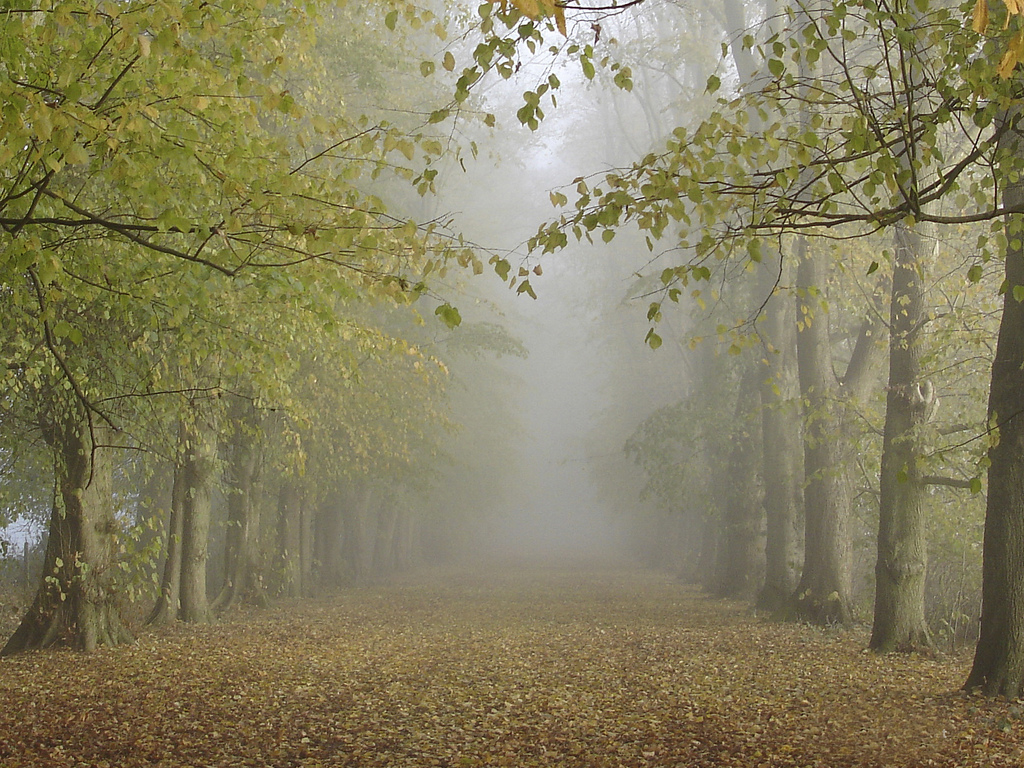
#> input picture tinycv/haze_img/9.jpg, 1024 x 768 px
$ python haze_removal.py
#> lines starting #> are read from the running program, lines starting #| are printed output that depends on the picture; after the words box and inside, x2 and y2 are one past the last pixel; in counts of white or black regions, pixels touching at a corner belong together
# Single Image Haze Removal Using Dark Channel Prior
import cv2
import numpy as np

def compute_dark_channel(img,radius=7):
    h,w=img.shape[:2]
    window_size=2*radius+1
    b, g, r = cv2.split(img)
    bgr_min_img = cv2.min(cv2.min(b, g), r)
    kernel = cv2.getStructuringElement(cv2.MORPH_RECT, (window_size,window_size))
    dark_channel_img = cv2.erode(bgr_min_img, kernel)
    return dark_channel_img

def compute_atmosphere_light(img,dark_channel_img):
    h,w=dark_channel_img.shape[:2]
    num_of_candiate=int(0.001*h*w)
    dark_channel=dark_channel_img.reshape(-1,1)[:,0 ]
    arg_sorted=np.argsort(dark_channel)[::-1]
    img=img.astype(np.float32)
    atmosphere_light=np.zeros((3,))
    for i in range(num_of_candiate):
        index=arg_sorted[i]
        row_index=index//w
        col_index=index%w
        for c in range(3):
            atmosphere_light[c]=max(atmosphere_light[c],img[row_index,col_index][c])
    return atmosphere_light


def compute_transmission_rate(img,atmosphere_light_max,omega,dark_channel_img,guided_filter_radius,epsilon):
    h,w=img.shape[:2]
    img_gray=cv2.cvtColor(img,cv2.COLOR_BGR2GRAY)
    zero_mat=np.zeros((h,w))
    transmition_rate_est=cv2.max(zero_mat,np.ones_like(zero_mat)-omega*dark_channel_img/atmosphere_light_max)
    #transmission_rate = guied_filter(img_gray,transmition_rate_est, guided_filter_radius, epsilon)
    transmission_rate=cv2.ximgproc.guidedFilter(img_gray.astype(np.float32),transmition_rate_est.astype(np.float32),guided_filter_radius,epsilon)
    return transmission_rate


def guied_filter(I,P,radius,epsilon):
    window_size=2*radius+1
    meanI=cv2.blur(I,(window_size,window_size))
    meanP=cv2.blur(P,(window_size,window_size))
    II=I**2
    IP=I*P
    corrI=cv2.blur(II,(window_size,window_size))
    corrIP=cv2.blur(IP,(window_size,window_size))
    varI=corrI-meanI**2
    covIP=corrIP-meanI*meanP
    a=covIP/(varI+epsilon)
    b=meanP-a*meanI
    meanA=cv2.blur(a,(window_size,window_size))
    meanB=cv2.blur(b,(window_size,window_size))
    transmission_rate=meanA*I+meanB
    return transmission_rate

def dehaze(img,radius=7,omega=0.95,epsilon=0.0001,guided_filter_radius=25,transmission_thresh=0.1):
    dark_channel_img=compute_dark_channel(img,radius)
    cv2.imshow('dark',dark_channel_img)
    atmosphere_light=compute_atmosphere_light(img,dark_channel_img)
    transmission_rate=compute_transmission_rate(img,np.max(atmosphere_light),omega,dark_channel_img,guided_filter_radius=guided_filter_radius,epsilon=epsilon)
    transmission_rate[transmission_rate<transmission_thresh]=transmission_thresh
    cv2.imshow('t',transmission_rate)
    dehaze_img=np.zeros_like(img)
    for c in range(3):
        dehaze_img[:,:,c]=(img[:,:,c]-atmosphere_light[c])/transmission_rate+atmosphere_light[c]
    dehaze_img[dehaze_img>1]=1
    dehaze_img[dehaze_img<0]=0
    return dehaze_img

if __name__=='__main__':
    img=cv2.imread('haze_img/9.jpg')
#> img is the input picture: shape (768, 1024, 3); mean B, G, R 94.7, 127.1, 133.5
    img=img.astype(np.float32)
    img/=255
    cv2.imshow('src',img)
    dehaze_img=dehaze(img,radius=3)
#> in compute_dark_channel, `dark_channel_img = cv2.erode(bgr_min_img, kernel)`:
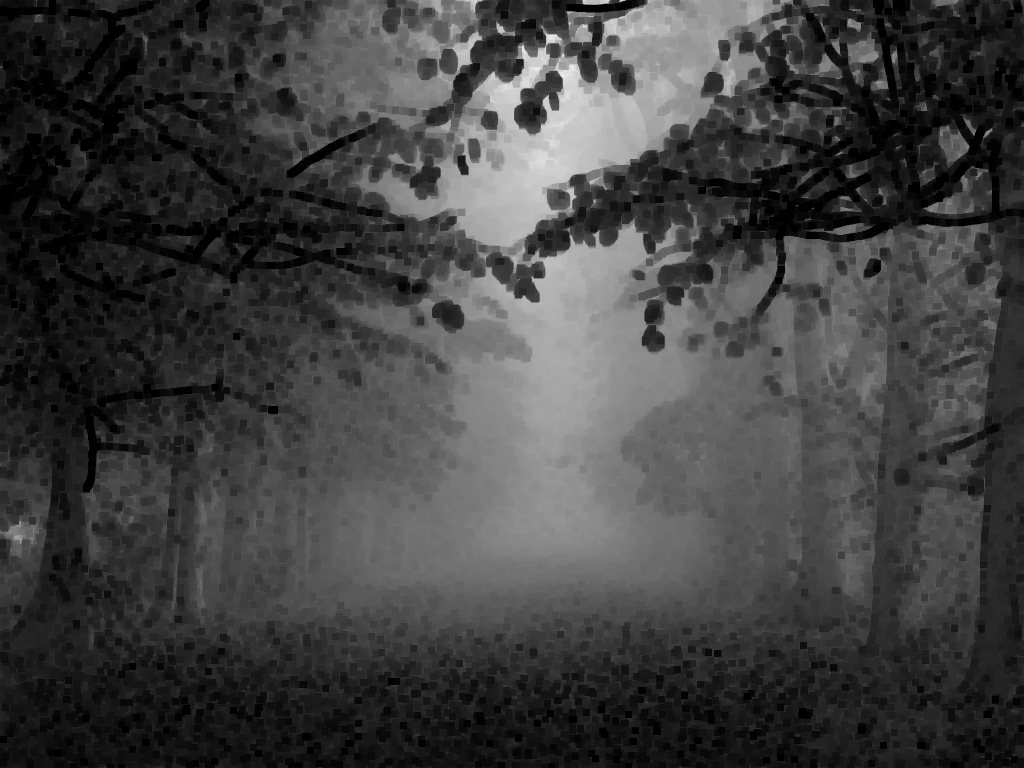
#> dark_channel_img: shape (768, 1024) float32; min 0, max 0.929, mean 0.253
#> the loop in compute_atmosphere_light, `for i in range(num_of_candiate):` made 786 passes
#> (index, row_index, col_index) on passes 1 to 3: (76339, 74, 563), (78387, 76, 563), (77363, 75, 563)
#> after the loop in compute_atmosphere_light, `for i in range(num_of_candiate):`: atmosphere_light = [1, 0.996, 0.984]
#> in compute_transmission_rate, `transmission_rate=cv2.ximgproc.guidedFilter(img_gray.astype(np.float32..`:
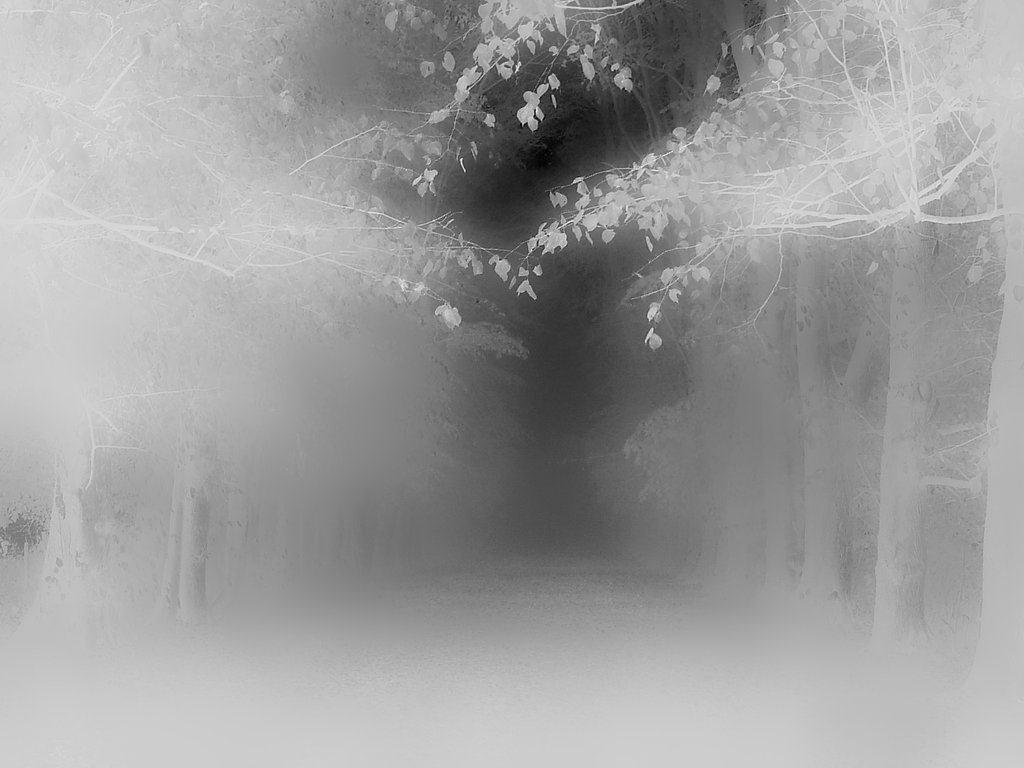
#> transmission_rate: shape (768, 1024) float32; min 0.179, max 1.12, mean 0.76; drawn with min black and max white
#> in dehaze, `cv2.imshow('t',transmission_rate)`:
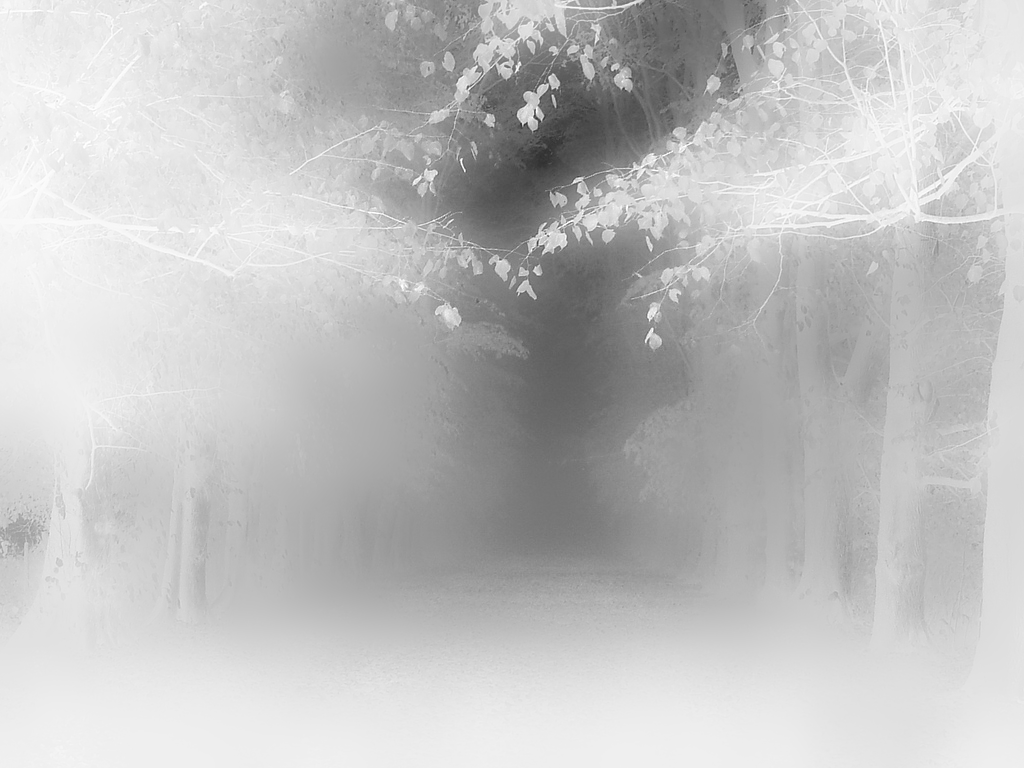
#> window 't': shape (768, 1024); min 45, max 255, mean 193.3
#> after the loop in dehaze, `for c in range(3):`:
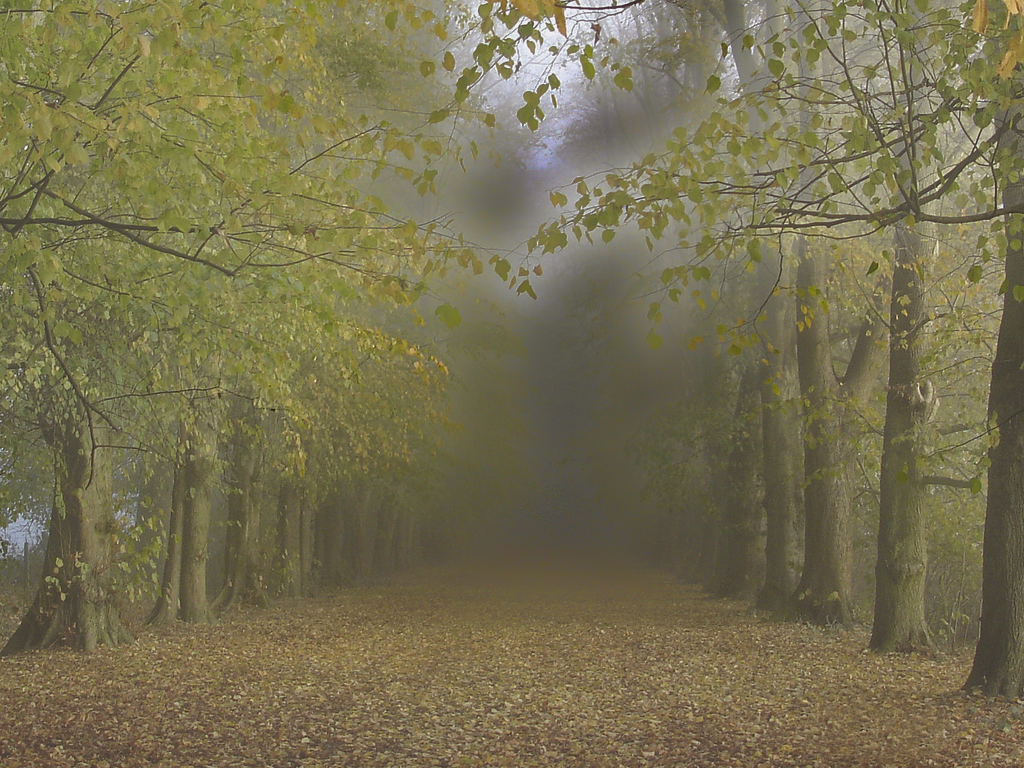
#> dehaze_img: shape (768, 1024, 3) float32; mean B, G, R 0.181, 0.341, 0.377; drawn with min black and max white
#> in dehaze, `dehaze_img[dehaze_img>1]=1`: dehaze_img: shape (768, 1024, 3) float32; 0.07% of pixels changed, all inside (x1, y1, x2, y2) = (25, 0, 1003, 389)
#> in dehaze, `dehaze_img[dehaze_img<0]=0`:
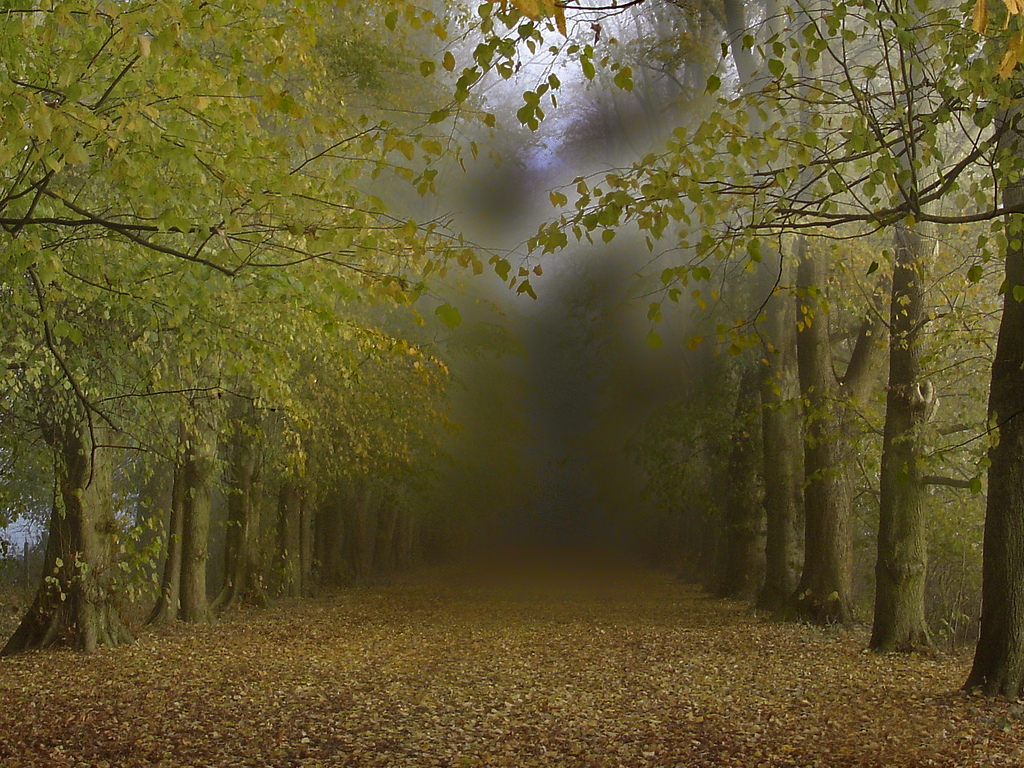
#> dehaze_img: shape (768, 1024, 3) float32; mean B, G, R 0.181, 0.341, 0.377
    cv2.imshow('dehaze',dehaze_img)
    cv2.waitKey(0)

$ run again, with tinycv/haze_img/1.jpg copied over tinycv/haze_img/9.jpg
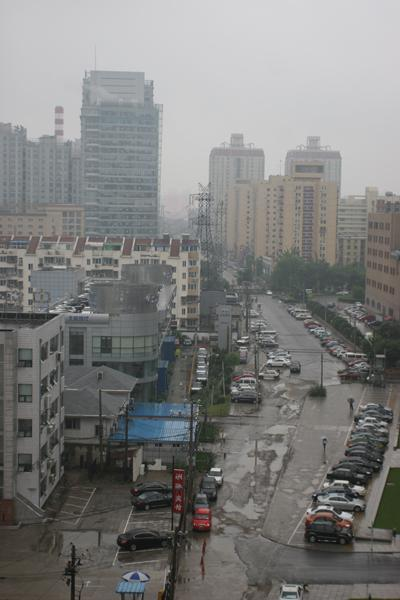
#> input picture tinycv/haze_img/1.jpg, 400 x 600 px
#> img is the input picture: shape (600, 400, 3); mean B, G, R 124.4, 125.7, 125.5
#> in compute_dark_channel, `dark_channel_img = cv2.erode(bgr_min_img, kernel)`:
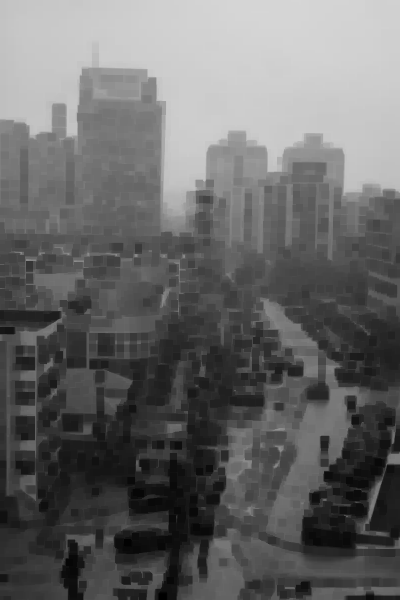
#> dark_channel_img: shape (600, 400) float32; min 0, max 0.839, mean 0.406
#> the loop in compute_atmosphere_light, `for i in range(num_of_candiate):` made 240 passes
#> (index, row_index, col_index) on passes 1 to 3: (4657, 11, 257), (4658, 11, 258), (4662, 11, 262)
#> after the loop in compute_atmosphere_light, `for i in range(num_of_candiate):`: atmosphere_light = [0.851, 0.843, 0.843]
#> after the loop in dehaze, `for c in range(3):`:
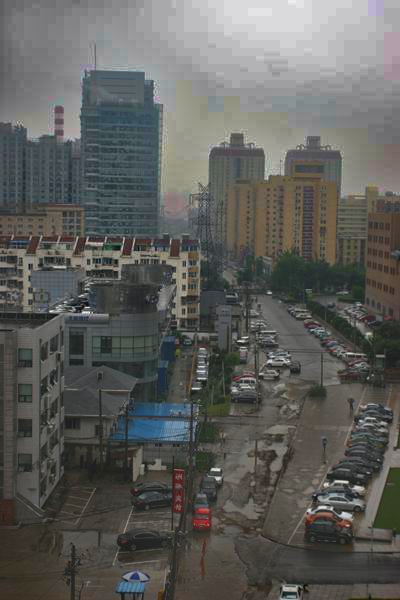
#> dehaze_img: shape (600, 400, 3) float32; mean B, G, R 0.26, 0.273, 0.271; drawn with min black and max white

$ run again, with tinycv/haze_img/12.jpg copied over tinycv/haze_img/9.jpg
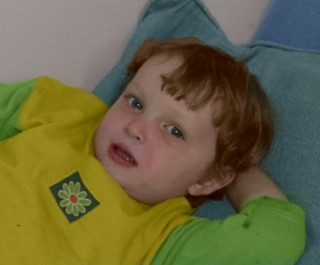
#> input picture tinycv/haze_img/12.jpg, 320 x 265 px
#> img is the input picture: shape (265, 320, 3); mean B, G, R 64.4, 101.4, 104.7
#> in compute_dark_channel, `dark_channel_img = cv2.erode(bgr_min_img, kernel)`:
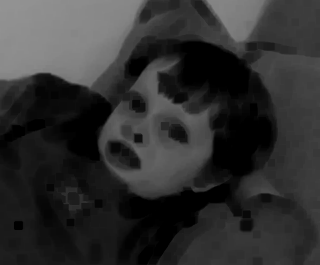
#> dark_channel_img: shape (265, 320) float32; min 0, max 0.576, mean 0.189
#> the loop in compute_atmosphere_light, `for i in range(num_of_candiate):` made 84 passes
#> (index, row_index, col_index) on passes 1 to 8: (2240, 7, 0), (2880, 9, 0), (2560, 8, 0), (3200, 10, 0), (3201, 10, 1), (642, 2, 2), (641, 2, 1), (640, 2, 0)
#> after the loop in compute_atmosphere_light, `for i in range(num_of_candiate):`: atmosphere_light = [0.58, 0.588, 0.62]
#> in dehaze, `dehaze_img[dehaze_img<0]=0`:
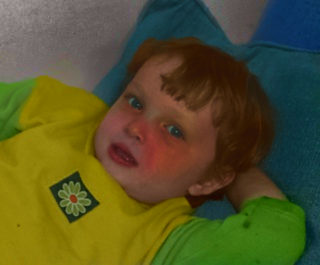
#> dehaze_img: shape (265, 320, 3) float32; mean B, G, R 0.161, 0.327, 0.332

$ run again, with tinycv/haze_img/2.jpg copied over tinycv/haze_img/9.jpg
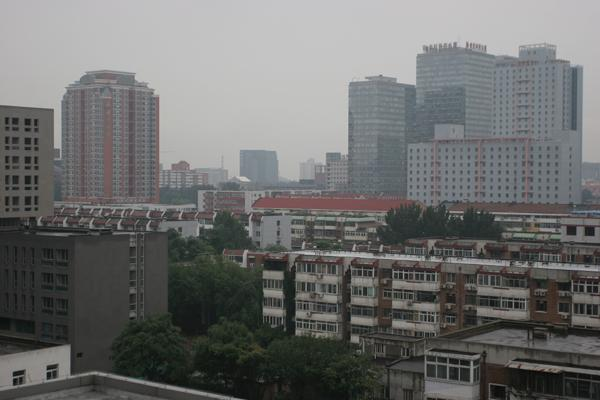
#> input picture tinycv/haze_img/2.jpg, 600 x 400 px
#> img is the input picture: shape (400, 600, 3); mean B, G, R 108.4, 109.4, 108.6
#> in compute_dark_channel, `dark_channel_img = cv2.erode(bgr_min_img, kernel)`:
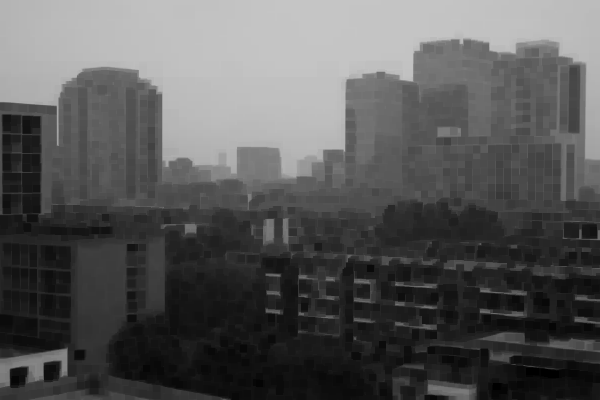
#> dark_channel_img: shape (400, 600) float32; min 0, max 0.773, mean 0.345
#> the loop in compute_atmosphere_light, `for i in range(num_of_candiate):` made 240 passes
#> (index, row_index, col_index) on passes 1 to 3: (14722, 24, 322), (4533, 7, 333), (4535, 7, 335)
#> after the loop in compute_atmosphere_light, `for i in range(num_of_candiate):`: atmosphere_light = [0.78, 0.773, 0.773]
#> in dehaze, `dehaze_img[dehaze_img>1]=1`:
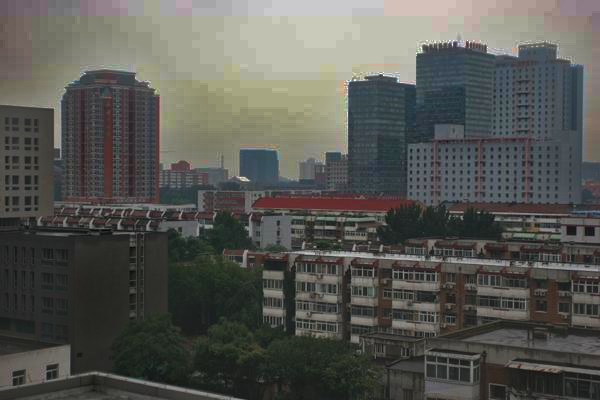
#> dehaze_img: shape (400, 600, 3) float32; mean B, G, R 0.255, 0.276, 0.273; drawn with min black and max white
